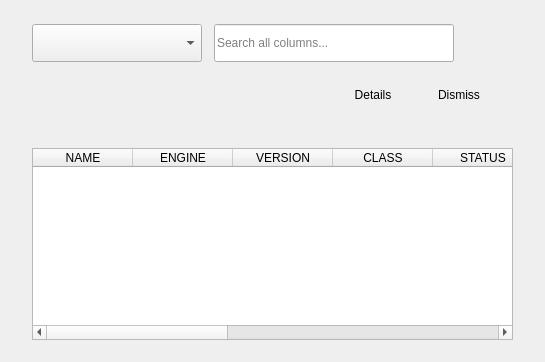
<?xml version="1.0" encoding="UTF-8"?>
<ui version="4.0">
 <class>RdsPage</class>
 <widget class="QWidget" name="RdsPage">
  <layout class="QVBoxLayout" name="rdsLayout" stretch="0,0,1">
   <property name="spacing">
    <number>14</number>
   </property>
   <property name="leftMargin">
    <number>32</number>
   </property>
   <property name="topMargin">
    <number>24</number>
   </property>
   <property name="rightMargin">
    <number>32</number>
   </property>
   <property name="bottomMargin">
    <number>22</number>
   </property>
   <item>
    <layout class="QHBoxLayout" name="rdsHeaderRow">
     <property name="spacing">
      <number>12</number>
     </property>
     <item>
      <widget class="QComboBox" name="regionCombo">
       <property name="minimumSize">
        <size>
         <width>170</width>
         <height>38</height>
        </size>
       </property>
       <property name="toolTip">
        <string>Region</string>
       </property>
       <property name="variant" stdset="0">
        <string notr="true">filter</string>
       </property>
      </widget>
     </item>
     <item>
      <widget class="QLineEdit" name="searchInput">
       <property name="minimumSize">
        <size>
         <width>240</width>
         <height>38</height>
        </size>
       </property>
       <property name="maximumSize">
        <size>
         <width>300</width>
         <height>16777215</height>
        </size>
       </property>
       <property name="placeholderText">
        <string>Search all columns...</string>
       </property>
       <property name="clearButtonEnabled">
        <bool>true</bool>
       </property>
      </widget>
     </item>
     <item>
      <widget class="QLabel" name="noticeLabel">
       <property name="text">
        <string notr="true" />
       </property>
       <property name="wordWrap">
        <bool>true</bool>
       </property>
       <property name="variant" stdset="0">
        <string notr="true">muted</string>
       </property>
      </widget>
     </item>
     <item>
      <spacer name="rdsHeaderSpacer">
       <property name="orientation">
        <enum>Qt::Horizontal</enum>
       </property>
       <property name="sizeHint" stdset="0">
        <size>
         <width>40</width>
         <height>20</height>
        </size>
       </property>
      </spacer>
     </item>
    </layout>
   </item>
   <item>
    <widget class="QFrame" name="rdsBanner">
     <property name="visible">
      <bool>false</bool>
     </property>
     <layout class="QVBoxLayout" name="rdsBannerLayout">
      <property name="spacing">
       <number>6</number>
      </property>
      <property name="leftMargin">
       <number>14</number>
      </property>
      <property name="topMargin">
       <number>8</number>
      </property>
      <property name="rightMargin">
       <number>14</number>
      </property>
      <property name="bottomMargin">
       <number>8</number>
      </property>
      <item>
       <layout class="QHBoxLayout" name="rdsBannerRow" stretch="1,0,0">
        <item>
         <widget class="QLabel" name="bannerLabel">
          <property name="text">
           <string notr="true" />
          </property>
          <property name="wordWrap">
           <bool>true</bool>
          </property>
         </widget>
        </item>
        <item>
         <widget class="QPushButton" name="detailsButton">
          <property name="text">
           <string>Details</string>
          </property>
          <property name="flat">
           <bool>true</bool>
          </property>
          <property name="variant" stdset="0">
           <string notr="true">link</string>
          </property>
         </widget>
        </item>
        <item>
         <widget class="QPushButton" name="dismissButton">
          <property name="text">
           <string>Dismiss</string>
          </property>
          <property name="flat">
           <bool>true</bool>
          </property>
          <property name="variant" stdset="0">
           <string notr="true">link</string>
          </property>
         </widget>
        </item>
       </layout>
      </item>
      <item>
       <widget class="QLabel" name="bannerDetails">
        <property name="visible">
         <bool>false</bool>
        </property>
        <property name="text">
         <string notr="true" />
        </property>
        <property name="wordWrap">
         <bool>true</bool>
        </property>
        <property name="textInteractionFlags">
         <set>Qt::TextSelectableByMouse</set>
        </property>
       </widget>
      </item>
     </layout>
    </widget>
   </item>
   <item>
    <widget class="QTableWidget" name="instancesTable">
     <property name="editTriggers">
      <set>QAbstractItemView::NoEditTriggers</set>
     </property>
     <property name="selectionBehavior">
      <enum>QAbstractItemView::SelectRows</enum>
     </property>
     <property name="showGrid">
      <bool>false</bool>
     </property>
     <attribute name="verticalHeaderVisible">
      <bool>false</bool>
     </attribute>
     <attribute name="horizontalHeaderStretchLastSection">
      <bool>true</bool>
     </attribute>
     <column>
      <property name="text">
       <string>NAME</string>
      </property>
     </column>
     <column>
      <property name="text">
       <string>ENGINE</string>
      </property>
     </column>
     <column>
      <property name="text">
       <string>VERSION</string>
      </property>
     </column>
     <column>
      <property name="text">
       <string>CLASS</string>
      </property>
     </column>
     <column>
      <property name="text">
       <string>STATUS</string>
      </property>
     </column>
     <column>
      <property name="text">
       <string>STORAGE</string>
      </property>
     </column>
     <column>
      <property name="text">
       <string>MULTI-AZ</string>
      </property>
     </column>
     <column>
      <property name="text">
       <string>REGION</string>
      </property>
     </column>
     <column>
      <property name="text">
       <string>ACCOUNT</string>
      </property>
     </column>
     <column>
      <property name="text">
       <string>ENDPOINT</string>
      </property>
     </column>
     <property name="variant" stdset="0">
      <string notr="true">data</string>
     </property>
    </widget>
   </item>
  </layout>
 </widget>
 <resources/>
 <connections/>
</ui>
